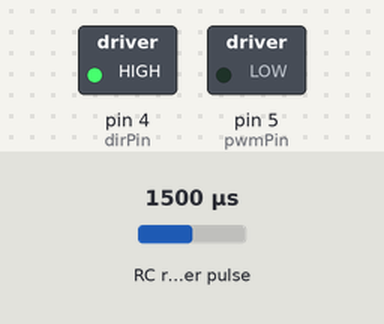
Bench run of a sketch on a simulated Arduino Uno, built with avr-gcc and run on an emulated ATmega328P. Shown: switched loads named in the sketch (green lamp = pin HIGH). Wiring (inferred from the names in the program): RC receiver channel: data pin 2. Inputs (shaded band) come from the test bench; at power-on: RC receiver pulse 1500 µs.

Above: at 1.2 s.
1.3 s: RC receiver pulse (sensor on pin 2) set to 1020 µs
At 2.5 s:
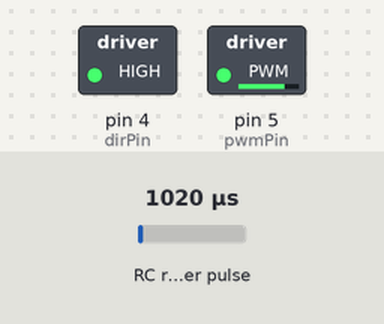
2.8 s: RC receiver pulse (sensor on pin 2) set to 1250 µs
At 3.8 s:
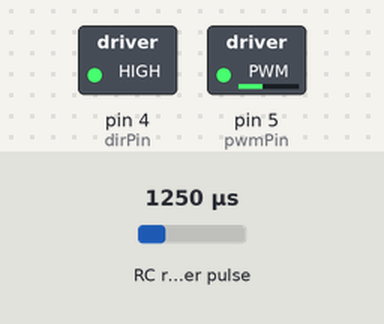
4.3 s: RC receiver pulse (sensor on pin 2) set to 1750 µs
At 5.0 s:
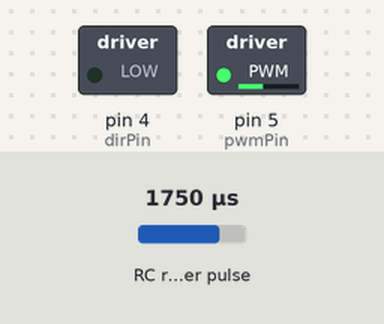
5.8 s: RC receiver pulse (sensor on pin 2) set to 1980 µs
At 6.2 s:
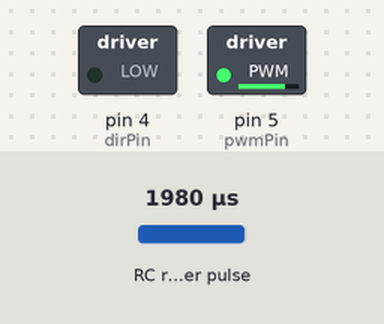
Timing chart, 0 to 8.3 s (numbered marks = the images above; inputs shaded):
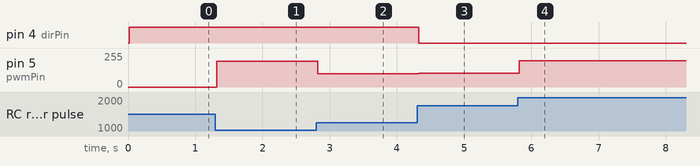

Measured:
- after the input at 1.3 s, pin 5 (pwmPin): 0/255 → 195/255 at once
- after the input at 2.8 s, pin 5 (pwmPin): 195/255 → 100/255 at once
- after the input at 4.3 s, pin 4 (dirPin): HIGH → LOW at once; pin 5 (pwmPin): 100/255 → 102/255 at once
- after the input at 5.8 s, pin 5 (pwmPin): 102/255 → 196/255 at once

The sketch:

RCconverter.ino
```cpp
// RC Receiver → Motor Driver Converter
// Direction: HIGH = Forward, LOW = Reverse
// Includes sensitivity control and signal timeout failsafe

const int rcPin = 2;     // RC input pin
const int dirPin = 4;    // Direction output to motor driver
const int pwmPin = 5;    // PWM speed output to motor driver

// RC input calibration (microseconds)
const int minPulse = 1000;    // Full reverse
const int neutral = 1500;     // Stick center
const int maxPulse = 2000;    // Full forward

// Adjustable sensitivity (0.0–1.0)
// 1.0 = full power, 0.5 = half power, etc.
float speedScalar = 0.8;

// Deadband around neutral (µs)
const int deadband = 25;

// Failsafe timeout in milliseconds
const unsigned long signalTimeout = 100;  // stop if no signal within 100 ms

// For tracking signal timing
unsigned long lastSignalTime = 0;

void setup() {
  pinMode(rcPin, INPUT);
  pinMode(dirPin, OUTPUT);
  pinMode(pwmPin, OUTPUT);
  Serial.begin(9600);
}

void loop() {
  // Read pulse width from RC receiver
  int pulseWidth = pulseIn(rcPin, HIGH, 25000); // 25 ms timeout (≈ 2 frames)

  if (pulseWidth > 0) {
    // Got a valid signal, update last time seen
    lastSignalTime = millis();

    int speedValue = 0;
    bool direction = HIGH;

    if (pulseWidth > neutral + deadband) {
      // Forward motion
      direction = LOW;
      speedValue = map(pulseWidth, neutral, maxPulse, 0, 255);
    }
    else if (pulseWidth < neutral - deadband) {
      // Reverse motion
      direction = HIGH;
      speedValue = map(pulseWidth, neutral, minPulse, 0, 255);
    }
    else {
      // Within deadband — stop
      speedValue = 0;
    }

    // Apply sensitivity
    speedValue = constrain(speedValue * speedScalar, 0, 255);

    // Output to motor driver
    digitalWrite(dirPin, direction);
    analogWrite(pwmPin, speedValue);
  }

  // Check for lost signal
  if (millis() - lastSignalTime > signalTimeout) {
    // No signal recently — stop motor
    analogWrite(pwmPin, 0);
  }

  // Debug output
  //Serial.print("Pulse: "); Serial.print(pulseWidth);
  //Serial.print("  Dir: "); Serial.print(digitalRead(dirPin) ? "FWD" : "REV");
  //Serial.print("  Speed: "); Serial.print(analogRead(pwmPin));
  //Serial.print("  Signal age: "); Serial.println(millis() - lastSignalTime);

  delay(10);
}
```
